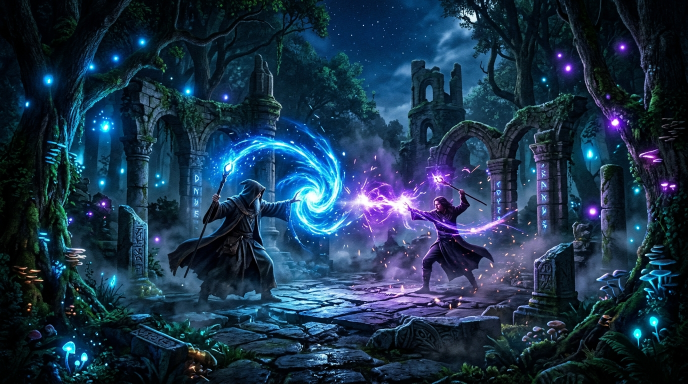
#> input picture assets/magical_bg.jpg, 1376 x 768 px (shown at 1/2 size)
$ python -i ui.py   (imports and definitions only)
#> lines starting #> are read from the running program, lines starting #| are printed output that depends on the picture; after the words box and inside, x2 and y2 are one past the last pixel; in counts of white or black regions, pixels touching at a corner belong together
### effects/magic_circle.py
import cv2
import numpy as np
import math
from effects.glow import GlowRenderer


class MagicCircleRenderer:
    """
    Renders procedural arcane geometries: 4-pointed star emblems,
    rotating runic circles, and hexagonal energy shields.
    """

    # [57 lines left out: function draw_ornate_star_emblem, not called in this run]

    @staticmethod
    def draw_arcane_ring(frame, cx, cy, radius, angle, color=(255, 200, 80), num_glyphs=8):
        """
        Draws a rotating arcane magic circle with runes and geometric inscriptions.
        """
        cx = int(cx)
        cy = int(cy)
        r = int(radius)

        if r < 10:
            return

        # Concentric glowing circles
        cv2.circle(frame, (cx, cy), r, color, 1, cv2.LINE_AA)
        cv2.circle(frame, (cx, cy), int(r * 0.85), color, 1, cv2.LINE_AA)
        cv2.circle(frame, (cx, cy), int(r * 0.5), color, 1, cv2.LINE_AA)

        # Outer soft glow
        glow = GlowRenderer.get_radial_glow(int(r * 1.3), color, center_intensity=0.4)
        GlowRenderer.draw_additive(frame, glow, cx, cy)

        # Rotating geometric runes / spokes
        for i in range(num_glyphs):
            theta = angle + i * (math.pi * 2 / num_glyphs)
            r1 = r * 0.85
            r2 = r
            x1 = int(cx + math.cos(theta) * r1)
            y1 = int(cy + math.sin(theta) * r1)
            x2 = int(cx + math.cos(theta) * r2)
            y2 = int(cy + math.sin(theta) * r2)
            cv2.line(frame, (x1, y1), (x2, y2), color, 1, cv2.LINE_AA)

            # Small rune node
            dot_r = r * 0.7
            dx = int(cx + math.cos(theta + 0.15) * dot_r)
            dy = int(cy + math.sin(theta + 0.15) * dot_r)
            cv2.circle(frame, (dx, dy), 2, color, -1, cv2.LINE_AA)

    # [31 lines left out: function draw_hex_shield, not called in this run]

### effects/glow.py
import cv2
import numpy as np


class GlowRenderer:
    """
    Utility class for creating and blending luminous magical glow effects,
    multi-stop elemental radial gradients, and additive light overlays.
    """
    _glow_cache = {}

    @classmethod
    def get_radial_glow(cls, radius, color, center_intensity=1.0, falloff=2.0):
        """
        Returns a cached radial glow sprite (BGR uint8 image) with smooth falloff.
        color: tuple (B, G, R) with values in range 0-255.
        """
        key = (int(radius), color, round(center_intensity, 2), round(falloff, 2))
        if key in cls._glow_cache:
            return cls._glow_cache[key]

        r = max(2, int(radius))
        size = r * 2 + 1
        y, x = np.ogrid[-r:r + 1, -r:r + 1]
        dist = np.sqrt(x * x + y * y)

        normalized = np.clip(dist / r, 0, 1)
        intensity = np.power(1.0 - normalized, falloff) * center_intensity
        intensity[dist > r] = 0

        glow = np.zeros((size, size, 3), dtype=np.float32)
        for c in range(3):
            glow[:, :, c] = color[c] * intensity

        glow = np.clip(glow, 0, 255).astype(np.uint8)

        if len(cls._glow_cache) > 250:
            cls._glow_cache.clear()

        cls._glow_cache[key] = glow
        return glow

    # [45 lines left out: function get_multistop_glow, not called in this run]

    @staticmethod
    def draw_additive(frame, sprite, center_x, center_y, intensity=1.0):
        sh, sw = sprite.shape[:2]
        fh, fw = frame.shape[:2]

        cx = int(center_x)
        cy = int(center_y)

        x1 = cx - sw // 2
        y1 = cy - sh // 2
        x2 = x1 + sw
        y2 = y1 + sh

        fx1 = max(0, x1)
        fy1 = max(0, y1)
        fx2 = min(fw, x2)
        fy2 = min(fh, y2)

        if fx1 >= fx2 or fy1 >= fy2:
            return

        sx1 = fx1 - x1
        sy1 = fy1 - y1
        sx2 = sx1 + (fx2 - fx1)
        sy2 = sy1 + (fy2 - fy1)

        sprite_crop = sprite[sy1:sy2, sx1:sx2]
        if intensity != 1.0:
            sprite_crop = cv2.multiply(sprite_crop, np.array([intensity, intensity, intensity], dtype=np.float32))
            sprite_crop = np.clip(sprite_crop, 0, 255).astype(np.uint8)

        frame_roi = frame[fy1:fy2, fx1:fx2]
        cv2.add(frame_roi, sprite_crop, dst=frame_roi)

    # [21 lines left out: functions draw_glowing_circle, draw_glowing_line, not called in this run]

### engine/ui.py
import cv2
import numpy as np
import math
import random
from effects.glow import GlowRenderer
from effects.magic_circle import MagicCircleRenderer

try:
    from PIL import Image, ImageDraw, ImageFont
    HAS_PIL = True
except ImportError:
    HAS_PIL = False


class FantasyHUD:
    """
    Renders the ornate fantasy HUD matching the ARCANA: WIZARD DUEL reference:
    - Gold header crest with "ARCANA" and "WIZARD DUEL" + delicate filigree flourishes
    - Golden glowing center dividing line with 4-pointed star emblems
    - Glowing HP & Mana bars for Player 1 and Player 2
    - Bottom floating spell cards with glowing filigree borders and icons
    - FPS counter and edge vignette
    """

    def __init__(self):
        self._font_cache = {}
        self.time_val = 0.0
        # Ambient background particles for each realm
        self.p1_ambient_embers = [
            {'x': random.uniform(0.04, 0.46), 'y': random.uniform(0.05, 0.98),
             'speed': random.uniform(0.05, 0.16), 'size': random.uniform(2.0, 5.0),
             'seed': random.uniform(0, 100)}
            for _ in range(35)
        ]
        self.p2_ambient_snow = [
            {'x': random.uniform(0.54, 0.96), 'y': random.uniform(0.02, 0.98),
             'speed': random.uniform(0.04, 0.12), 'size': random.uniform(2.0, 5.5),
             'seed': random.uniform(0, 100)}
            for _ in range(38)
        ]

    def draw_elemental_backgrounds(self, frame, dt=0.033):
        """
        Renders rich, cinematic elemental atmospheres for both screens:
        - Left (Player 1): Fiery volcanic sanctuary with molten rim glows, dark ruby vignette, and rising embers
        - Right (Player 2): Glacial frozen citadel with electric cyan aurora rim, sapphire vignette, and drifting frost blizzard
        """
        self.time_val += dt
        h, w = frame.shape[:2]
        cx = w // 2

        # 1. Player 1 (Left Half: 0 to cx) - Fiery Volcanic Realm
        left_overlay = np.zeros((h, cx, 3), dtype=np.uint8)
        # Deep obsidian-crimson background tone
        cv2.rectangle(left_overlay, (0, 0), (cx, h), (18, 10, 38), -1)
        # Warm fiery outer rim & bottom molten glow
        cv2.ellipse(left_overlay, (0, h // 2), (int(cx * 0.8), int(h * 0.7)), 0, 0, 360, (10, 45, 140), -1)
        cv2.ellipse(left_overlay, (cx // 2, h), (int(cx * 0.6), int(h * 0.3)), 0, 0, 360, (0, 70, 210), -1)
        left_overlay = cv2.GaussianBlur(left_overlay, (65, 65), 0)
        roi_p1 = frame[0:h, 0:cx]
        cv2.addWeighted(roi_p1, 0.78, left_overlay, 0.22, 0, dst=roi_p1)

        # Faint arcane fire circle watermark in background
        bg_ang = self.time_val * 0.4
        MagicCircleRenderer.draw_arcane_ring(frame, cx // 2, h // 2, radius=int(min(cx, h) * 0.38),
                                            angle=bg_ang, color=(10, 50, 140), num_glyphs=8)

        # 2. Player 2 (Right Half: cx to w) - Glacial Frozen Realm
        right_overlay = np.zeros((h, w - cx, 3), dtype=np.uint8)
        # Deep obsidian-sapphire background tone
        cv2.rectangle(right_overlay, (0, 0), (w - cx, h), (38, 16, 12), -1)
        # Cool electric cyan outer rim & top aurora glow
        cv2.ellipse(right_overlay, (w - cx, h // 2), (int((w - cx) * 0.8), int(h * 0.7)), 0, 0, 360, (140, 85, 15), -1)
        cv2.ellipse(right_overlay, ((w - cx) // 2, 0), (int((w - cx) * 0.6), int(h * 0.3)), 0, 0, 360, (210, 130, 20), -1)
        right_overlay = cv2.GaussianBlur(right_overlay, (65, 65), 0)
        roi_p2 = frame[0:h, cx:w]
        cv2.addWeighted(roi_p2, 0.78, right_overlay, 0.22, 0, dst=roi_p2)

        # Faint arcane frost circle watermark in background
        MagicCircleRenderer.draw_arcane_ring(frame, cx + (w - cx) // 2, h // 2, radius=int(min(w - cx, h) * 0.38),
                                            angle=-bg_ang, color=(140, 90, 20), num_glyphs=8)

        # 3. High-Intensity Ambient Drifting Embers (Player 1 Side)
        for emb in self.p1_ambient_embers:
            emb['y'] -= emb['speed'] * dt
            if emb['y'] < 0.04:
                emb['y'] = 0.98
                emb['x'] = random.uniform(0.04, 0.46)

            px = int((emb['x'] + math.sin(self.time_val * 4.5 + emb['seed']) * 0.025) * w)
            py = int(emb['y'] * h)
            size = max(1, int(emb['size']))

            # Glowing ember halo
            glow = GlowRenderer.get_radial_glow(int(size * 3.5), (0, 120, 255), center_intensity=0.8)
            GlowRenderer.draw_additive(frame, glow, px, py)
            cv2.circle(frame, (px, py), size, (10, 160, 255), -1, cv2.LINE_AA)
            cv2.circle(frame, (px, py), max(1, size - 2), (200, 245, 255), -1, cv2.LINE_AA)

        # 4. High-Intensity Ambient Drifting Snowflakes & Frost Crystals (Player 2 Side)
        for snw in self.p2_ambient_snow:
            snw['y'] += snw['speed'] * dt
            if snw['y'] > 0.98:
                snw['y'] = 0.04
                snw['x'] = random.uniform(0.54, 0.96)

            px = int((snw['x'] + math.sin(self.time_val * 3.5 + snw['seed']) * 0.025) * w)
            py = int(snw['y'] * h)
            size = max(1, int(snw['size']))

            # Glowing frost halo
            glow = GlowRenderer.get_radial_glow(int(size * 3.5), (255, 210, 60), center_intensity=0.75)
            GlowRenderer.draw_additive(frame, glow, px, py)
            cv2.circle(frame, (px, py), size, (255, 230, 120), -1, cv2.LINE_AA)
            cv2.circle(frame, (px, py), max(1, size - 2), (255, 255, 255), -1, cv2.LINE_AA)


    # [401 lines left out: functions _get_font, draw_text_pil, draw_filigree_scroll, draw_header, draw_center_divider, draw_stat_bar and 7 more, not called in this run]

    def draw_fps(self, frame, delta_time):
        fps = int(1.0 / delta_time) if delta_time > 0 else 0
        self.draw_text_pil(frame, f"FPS: {fps}", (24, frame.shape[0] - 25), font_size=14, color=(230, 230, 240))

    # [9 lines left out: function draw_vignette, not called in this run]

>>> import cv2
>>> picture = cv2.imread('../assets/magical_bg.jpg')
#> picture is the input picture: shape (768, 1376, 3); mean B, G, R 74.5, 51.3, 27.6
>>> result = FantasyHUD().draw_elemental_backgrounds(picture)
#> after the loop in draw_arcane_ring, `for i in range(num_glyphs):`:
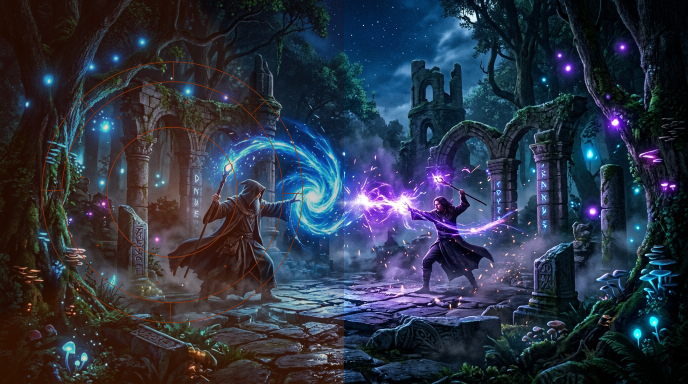
#> frame: shape (768, 1376, 3) (shown at 1/2 size); mean B, G, R 67.5, 51.5, 44.1
#> in draw_elemental_backgrounds, `right_overlay = cv2.GaussianBlur(right_overlay, (65, 65), 0)`:
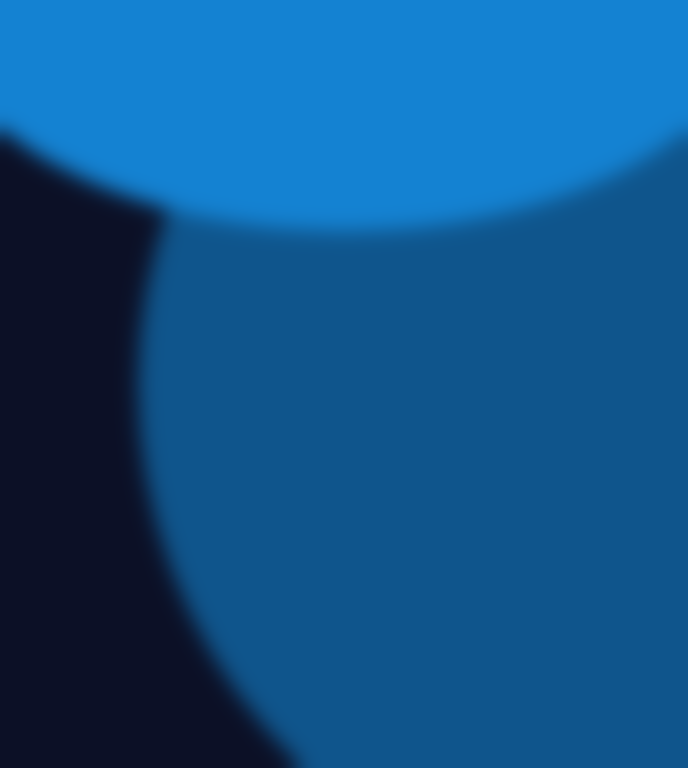
#> right_overlay: shape (768, 688, 3); mean of channels 0, 1, 2 138.1, 83.1, 15.7; drawn as B, G, R
#> in draw_elemental_backgrounds, `cv2.addWeighted(roi_p2, 0.78, right_overlay, 0.22, 0, dst=roi_p2)`:
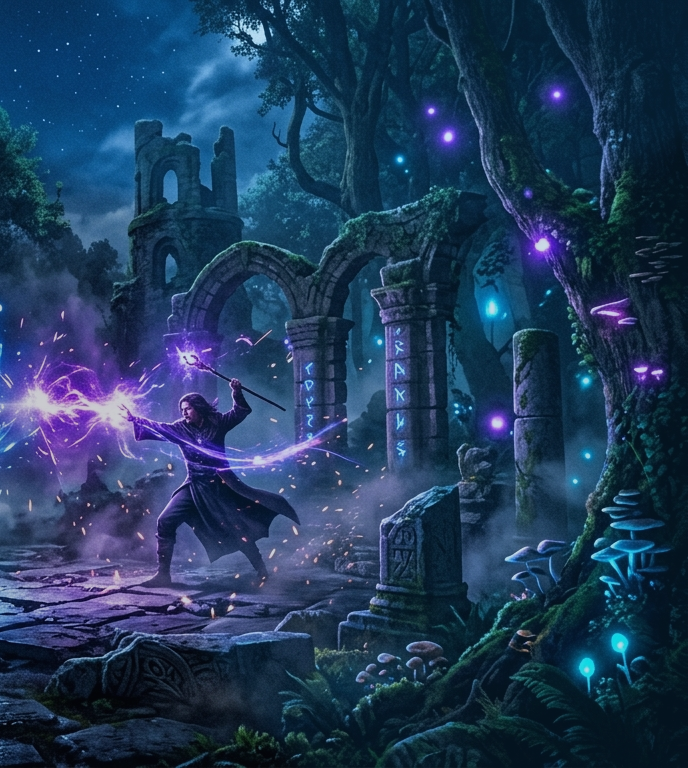
#> roi_p2: shape (768, 688, 3); mean B, G, R 90.9, 58.2, 31.2
#> call 2 of draw_additive, with center_x = 1032, center_y = 384, intensity = 1
#> in draw_additive (call 2), `sprite_crop = sprite[sy1:sy2, sx1:sx2]`:
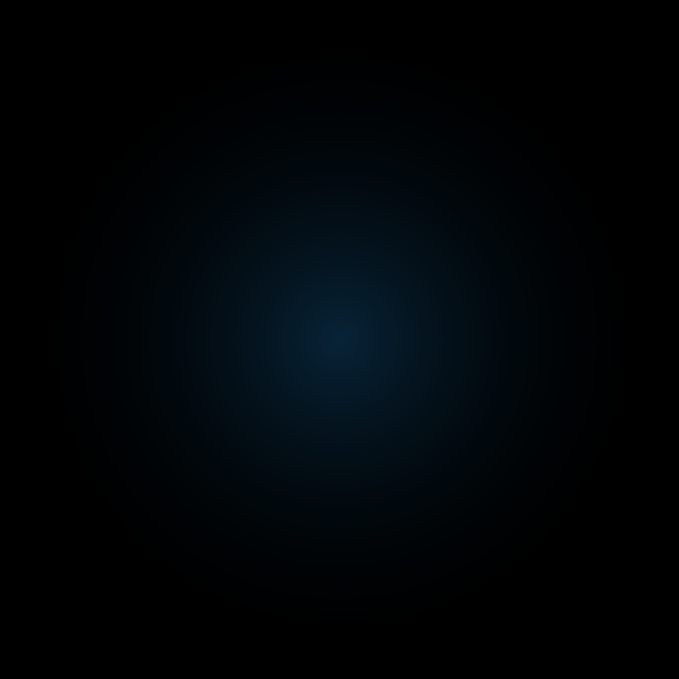
#> sprite_crop: shape (679, 679, 3); mean of channels 0, 1, 2 7, 4.4, 0.8; drawn as B, G, R
#> in draw_additive (call 2), `cv2.add(frame_roi, sprite_crop, dst=frame_roi)`:
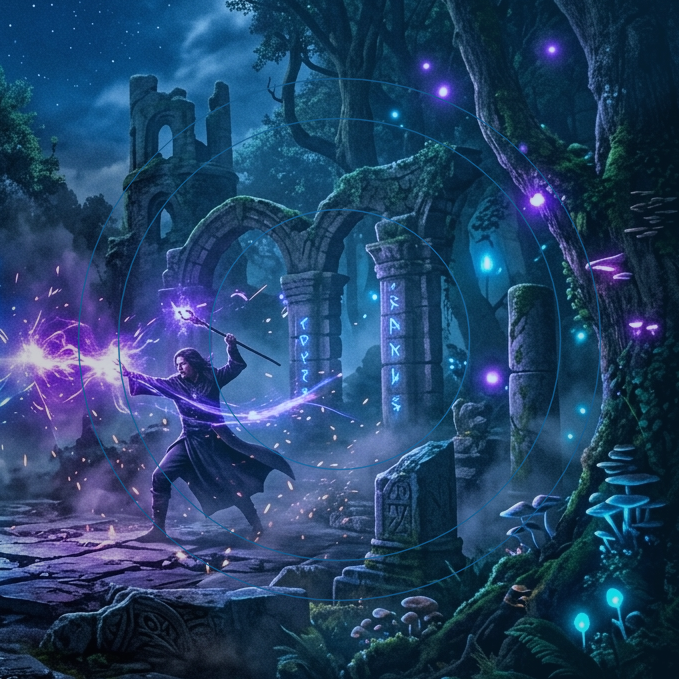
#> frame_roi: shape (679, 679, 3); mean B, G, R 102.2, 65.3, 34.5
#> after the loop in draw_elemental_backgrounds, `for emb in self.p1_ambient_embers:`:
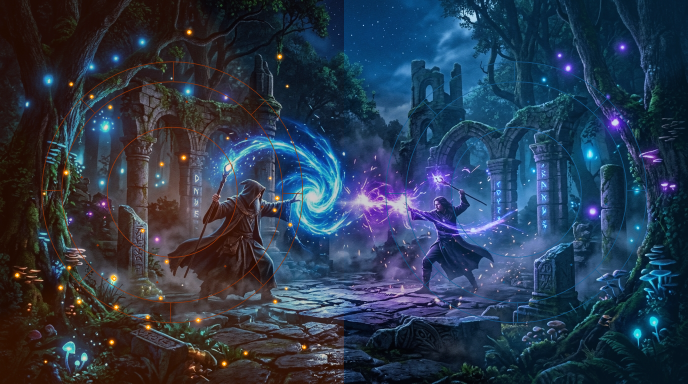
#> frame: shape (768, 1376, 3) (shown at 1/2 size); mean B, G, R 77.3, 57.4, 42.7
#> after the loop in draw_elemental_backgrounds, `for snw in self.p2_ambient_snow:`:
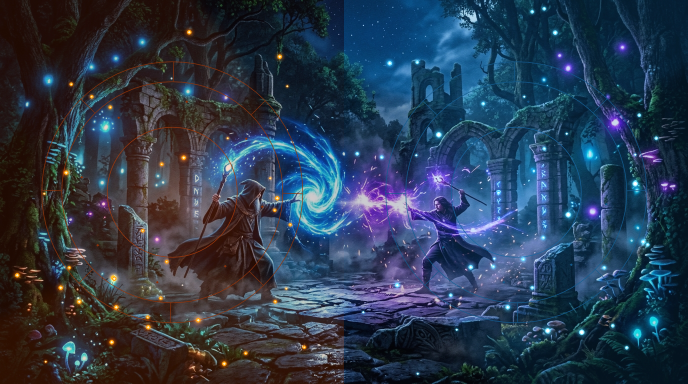
#> frame: shape (768, 1376, 3) (shown at 1/2 size); 1.24% of pixels changed, all inside (x1, y1, x2, y2) = (705, 8, 1322, 754)
